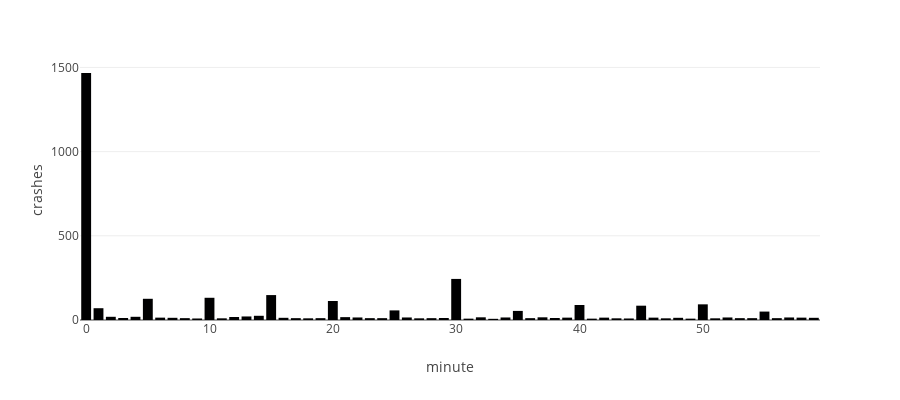

Notebook cell for this chart:
### Markdown cell above
# Main

### Code cell
# We no longer need to run streamlit run app.py
# No need main def

st.title("Streamlit: Caching")
st.markdown("### The is the first dashboard")

@st.cache_data(persist=True)
def load_data(nrows):
    data = pd.read_csv(DATA_URL, nrows=nrows, parse_dates=[
        ['CRASH_DATE', 'CRASH_TIME']])
    data.dropna(subset=['LATITUDE', 'LONGITUDE'], inplace=True)
    def lowercase(x): return str(x).lower()
    data.rename(lowercase, axis='columns', inplace=True)
    data.rename(
        columns={'crash_date_crash_time': 'date/time'}, inplace=True)
    return data

data = load_data(100000)
# Keep the Unfiltered data for later use
original_data = data

st.header("Where are the most people injured in NYC?")
injured_people = st.slider(
    "Number of persons injured in vehicle collisions", 0, 19)
st.map(data.query("injured_persons >= @injured_people")
        [["latitude", "longitude"]].dropna(how="any"))

st.header("How many collisions occur during a given time of day?")
hour = st.slider("Hour to look at", 0, 23)

# If we need a sidebar for the slider
# hour = st.sidebar.slider("Hour to look at", 0, 23)
data = data[data['date/time'].dt.hour == hour]

st.markdown("Vehicle collisions between %i:00 and %i:00" %
            (hour, (hour + 1) % 24))
midpoint = (np.average(data['latitude']), np.average(data['longitude']))

st.write(pdk.Deck(
    map_style="mapbox://styles/mapbox/light-v9",
    initial_view_state={
        "latitude": midpoint[0],
        "longitude": midpoint[1],
        "zoom": 11,
        "pitch": 50,
    },
    layers=[
        pdk.Layer(
            "HexagonLayer",
            data=data[['date/time', 'latitude', 'longitude']],
            get_position=['longitude', 'latitude'],
            radius=100,  # The size of the bar chart one the map
            extruded=True,  # The bar chart is extruded (3D)
            pickable=True,
            elevation_scale=4,
            elevation_range=[0, 1000],
        ),
    ],
))

# Using plotly
st.subheader("Breakdown by minute between %i:00 and %i:00" %
                (hour, (hour + 1) % 24))

filtered = data[
    (data['date/time'].dt.hour >=
        hour) & (data['date/time'].dt.hour < (hour + 1))
]

hist = np.histogram(
    filtered['date/time'].dt.minute, bins=60, range=(0, 60))[0]  # 60 Minutes for an hour
# Crashes data from histogram
chart_data = pd.DataFrame({'minute': range(60), 'crashes': hist})
fig = px.bar(chart_data, x='minute', y='crashes',
                hover_data=['minute', 'crashes'], height=400)
st.write(fig)

# Align HTML through Caption
st.caption(
    "<p style='text-align: right; color: grey;'>*Allow to zoom in by left click, Data Source: NYC Motor Vehicle Collisions</style>", unsafe_allow_html=True)

# Using pandas data option
st.header("Top 5 dangerous streets by affected type")
# Drop Down Menu
select = st.selectbox(
    "Affected type of people", ['Pedestrians', 'Cyclists', 'Motorists'])

if select == "Pedestrians":
    # Only injured pedestrians & Descending order & dropna for any missing data & Top 5 dangerous streets
    st.write(original_data.query("injured_pedestrians >= 1")[[
                "on_street_name", "injured_pedestrians"]].sort_values(by=['injured_pedestrians'], ascending=False).dropna(how='any')[:5])
elif select == "Cyclists":
    # Only injured cyclists & Descending order & dropna for any missing data & Top 5 dangerous streets
    st.write(original_data.query("injured_cyclists >= 1")[[
                "on_street_name", "injured_cyclists"]].sort_values(by=['injured_cyclists'], ascending=False).dropna(how='any')[:5])
elif select == "Motorists":
    # Only injured motorists & Descending order & dropna for any missing data & Top 5 dangerous streets
    st.write(original_data.query("injured_motorists >= 1")[[
                "on_street_name", "injured_motorists"]].sort_values(by=['injured_motorists'], ascending=False).dropna(how='any')[:5])

# Raw Data Section
if st.checkbox("Show Raw Data", False):
    st.subheader("Raw Data")
    st.write(data)

### Figure 1 — Plotly figure (JSON) as saved in the notebook; plotly's stock layout.template omitted (floating-point values rounded to 4 significant figures)
{"data": [{"alignmentgroup": "True", "hovertemplate": "minute=%{x}<br>crashes=%{y}<extra></extra>", "legendgroup": "", "marker": {"color": "#000001", "pattern": {"shape": ""}}, "name": "", "offsetgroup": "", "orientation": "v", "showlegend": false, "textposition": "auto", "type": "bar", "x": [0, 1, 2, 3, 4, 5, 6, 7, 8, 9, 10, 11, 12, 13, 14, 15, 16, 17, 18, 19, 20, 21, 22, 23, 24, 25, 26, 27, 28, 29, 30, 31, 32, 33, 34, 35, 36, 37, 38, 39, 40, 41, 42, 43, 44, 45, 46, 47, 48, 49, 50, 51, 52, 53, 54, 55, 56, 57, 58, 59], "xaxis": "x", "y": [1467, 70, 19, 12, 19, 126, 14, 13, 11, 9, 132, 10, 18, 21, 25, 148, 13, 11, 10, 11, 113, 17, 15, 11, 11, 57, 15, 10, 11, 12, 244, 8, 16, 7, 15, 54, 11, 16, 12, 14, 89, 8, 14, 10, 9, 85, 14, 10, 13, 8, 93, 10, 15, 11, 11, 50, 11, 15, 14, 13], "yaxis": "y"}], "layout": {"barmode": "relative", "height": 400, "legend": {"tracegroupgap": 0}, "margin": {"t": 60}, "xaxis": {"anchor": "y", "domain": [0, 1], "title": {"text": "minute"}}, "yaxis": {"anchor": "x", "domain": [0, 1], "title": {"text": "crashes"}}}}
